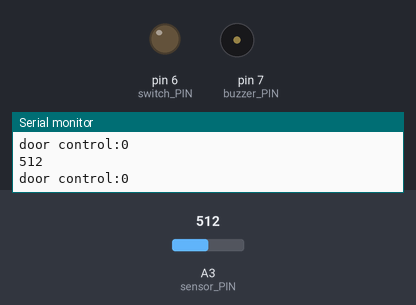
Bench run of a sketch on a simulated Arduino Uno, built with avr-gcc and run on an emulated ATmega328P. On the bench: output pins drawn as LEDs (lit = HIGH), buzzer (waves = sounding, pin HIGH), the last lines printed to the serial monitor. The test bench sets the inputs (shaded band); at power-on: A3 (sensor_PIN) = 512.

Above: at 2.8 s.
2.9 s: A3 (sensor_PIN) set to 486
At 5.05 s:
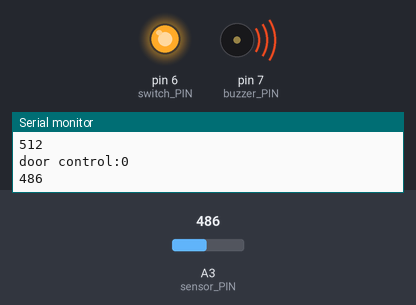
At 6.4 s:
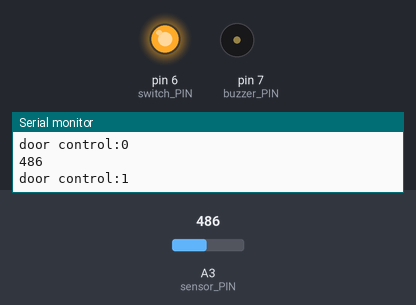
Timing chart, 0 to 7.9 s (numbered marks = the images above; inputs shaded):
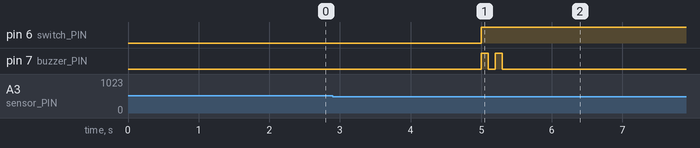

Measured:
- the behaviour switches between 500 and 499 on A3 (sensor_PIN) (found by bisection; images 0 and 1)
- after the input at 2.9 s, pin 6 (switch_PIN): LOW → HIGH after 2.1 s; pin 7 (buzzer_PIN): alternates HIGH for 0.10 s and LOW for 0.10 s, 4 changes in all, then stays LOW, starting after 2.1 s

The sketch:

magnetic_reed.ino
```cpp
#define debug_mode true

#define sensor_PIN A3
#define buzzer_PIN 7
#define switch_PIN 6
bool doorOpen = false;
int sensor;
void setup() {
  Serial.begin(9600);
  pinMode(buzzer_PIN,OUTPUT);
  pinMode(switch_PIN,OUTPUT);
  digitalWrite(buzzer_PIN,LOW);
  digitalWrite(switch_PIN,LOW);
  Serial.println("Start");
}

void loop() {
  // put your main code here, to run repeatedly:
  sensor = analogRead(sensor_PIN);
  if(debug_mode)
    Serial.println(sensor);
  if(!doorOpen and sensor<500){
    delay(1000); //wait for a while
    if(sensor<500){
      doorOpen = true;
      digitalWrite(switch_PIN,HIGH);
      buzz(100);
      delay(100);
      buzz(100);
    }
  }
  if(debug_mode){
    Serial.print("door control:");
    Serial.println(doorOpen);
  }
  delay(2000);
}

//buzzer buzz one time
void buzz(int ms){
  digitalWrite(buzzer_PIN,HIGH);
  delay(ms);
  digitalWrite(buzzer_PIN,LOW);
}
```
